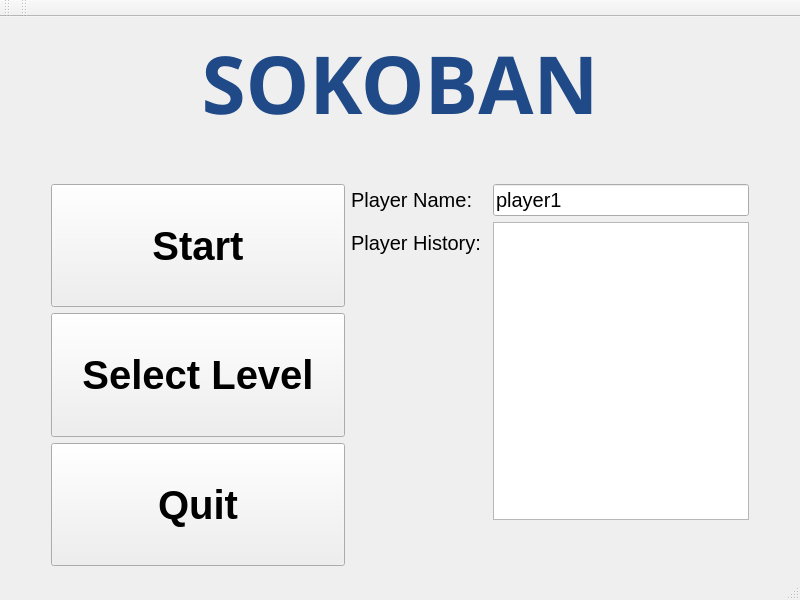
<?xml version="1.0" encoding="UTF-8"?>
<ui version="4.0">
 <class>MainWindow</class>
 <widget class="QMainWindow" name="MainWindow">
  <property name="geometry">
   <rect>
    <x>0</x>
    <y>0</y>
    <width>800</width>
    <height>600</height>
   </rect>
  </property>
  <property name="minimumSize">
   <size>
    <width>800</width>
    <height>600</height>
   </size>
  </property>
  <property name="maximumSize">
   <size>
    <width>800</width>
    <height>600</height>
   </size>
  </property>
  <property name="font">
   <font>
    <pointsize>11</pointsize>
   </font>
  </property>
  <property name="windowTitle">
   <string>MainWindow</string>
  </property>
  <widget class="QWidget" name="centralWidget">
   <layout class="QVBoxLayout" name="verticalLayout_2">
    <item>
     <widget class="QLabel" name="label_2">
      <property name="font">
       <font>
        <family>Dyuthi</family>
        <pointsize>60</pointsize>
       </font>
      </property>
      <property name="text">
       <string>&lt;html&gt;&lt;head/&gt;&lt;body&gt;&lt;p align=&quot;center&quot;&gt;&lt;span style=&quot; font-weight:600; color:#204a87;&quot;&gt;SOKOBAN&lt;/span&gt;&lt;/p&gt;&lt;/body&gt;&lt;/html&gt;</string>
      </property>
      <property name="alignment">
       <set>Qt::AlignCenter</set>
      </property>
     </widget>
    </item>
    <item>
     <spacer name="verticalSpacer_2">
      <property name="orientation">
       <enum>Qt::Vertical</enum>
      </property>
      <property name="sizeType">
       <enum>QSizePolicy::Minimum</enum>
      </property>
      <property name="sizeHint" stdset="0">
       <size>
        <width>20</width>
        <height>40</height>
       </size>
      </property>
     </spacer>
    </item>
    <item>
     <layout class="QHBoxLayout" name="horizontalLayout">
      <item>
       <spacer name="horizontalSpacer">
        <property name="orientation">
         <enum>Qt::Horizontal</enum>
        </property>
        <property name="sizeType">
         <enum>QSizePolicy::Minimum</enum>
        </property>
        <property name="sizeHint" stdset="0">
         <size>
          <width>40</width>
          <height>20</height>
         </size>
        </property>
       </spacer>
      </item>
      <item>
       <layout class="QVBoxLayout" name="verticalLayout">
        <item>
         <widget class="QPushButton" name="Start_Btn">
          <property name="sizePolicy">
           <sizepolicy hsizetype="Preferred" vsizetype="Preferred">
            <horstretch>0</horstretch>
            <verstretch>0</verstretch>
           </sizepolicy>
          </property>
          <property name="font">
           <font>
            <pointsize>30</pointsize>
            <weight>75</weight>
            <bold>true</bold>
           </font>
          </property>
          <property name="text">
           <string>Start</string>
          </property>
          <property name="checkable">
           <bool>false</bool>
          </property>
          <property name="checked">
           <bool>false</bool>
          </property>
         </widget>
        </item>
        <item>
         <widget class="QPushButton" name="Chlv_Btn">
          <property name="sizePolicy">
           <sizepolicy hsizetype="Expanding" vsizetype="Preferred">
            <horstretch>0</horstretch>
            <verstretch>0</verstretch>
           </sizepolicy>
          </property>
          <property name="font">
           <font>
            <pointsize>30</pointsize>
            <weight>75</weight>
            <bold>true</bold>
           </font>
          </property>
          <property name="text">
           <string>Select Level</string>
          </property>
         </widget>
        </item>
        <item>
         <widget class="QPushButton" name="Quit_Btn">
          <property name="sizePolicy">
           <sizepolicy hsizetype="Preferred" vsizetype="Preferred">
            <horstretch>0</horstretch>
            <verstretch>0</verstretch>
           </sizepolicy>
          </property>
          <property name="font">
           <font>
            <pointsize>30</pointsize>
            <weight>75</weight>
            <bold>true</bold>
           </font>
          </property>
          <property name="text">
           <string>Quit</string>
          </property>
         </widget>
        </item>
       </layout>
      </item>
      <item>
       <layout class="QFormLayout" name="formLayout">
        <item row="0" column="0">
         <widget class="QLabel" name="label">
          <property name="sizePolicy">
           <sizepolicy hsizetype="Preferred" vsizetype="Minimum">
            <horstretch>0</horstretch>
            <verstretch>0</verstretch>
           </sizepolicy>
          </property>
          <property name="font">
           <font>
            <pointsize>15</pointsize>
           </font>
          </property>
          <property name="text">
           <string>Player Name:</string>
          </property>
         </widget>
        </item>
        <item row="0" column="1">
         <widget class="QLineEdit" name="playerName_lineEdit">
          <property name="sizePolicy">
           <sizepolicy hsizetype="Minimum" vsizetype="Minimum">
            <horstretch>0</horstretch>
            <verstretch>0</verstretch>
           </sizepolicy>
          </property>
          <property name="font">
           <font>
            <pointsize>15</pointsize>
           </font>
          </property>
          <property name="text">
           <string>player1</string>
          </property>
         </widget>
        </item>
        <item row="1" column="1">
         <widget class="QListWidget" name="listWidget"/>
        </item>
        <item row="2" column="1">
         <spacer name="verticalSpacer">
          <property name="orientation">
           <enum>Qt::Vertical</enum>
          </property>
          <property name="sizeType">
           <enum>QSizePolicy::Ignored</enum>
          </property>
          <property name="sizeHint" stdset="0">
           <size>
            <width>20</width>
            <height>40</height>
           </size>
          </property>
         </spacer>
        </item>
        <item row="1" column="0">
         <widget class="QLabel" name="label_3">
          <property name="font">
           <font>
            <pointsize>15</pointsize>
           </font>
          </property>
          <property name="text">
           <string>Player History: </string>
          </property>
         </widget>
        </item>
       </layout>
      </item>
      <item>
       <spacer name="horizontalSpacer_2">
        <property name="orientation">
         <enum>Qt::Horizontal</enum>
        </property>
        <property name="sizeType">
         <enum>QSizePolicy::Minimum</enum>
        </property>
        <property name="sizeHint" stdset="0">
         <size>
          <width>40</width>
          <height>20</height>
         </size>
        </property>
       </spacer>
      </item>
     </layout>
    </item>
   </layout>
  </widget>
  <widget class="QMenuBar" name="menuBar">
   <property name="geometry">
    <rect>
     <x>0</x>
     <y>0</y>
     <width>800</width>
     <height>22</height>
    </rect>
   </property>
  </widget>
  <widget class="QToolBar" name="mainToolBar">
   <attribute name="toolBarArea">
    <enum>TopToolBarArea</enum>
   </attribute>
   <attribute name="toolBarBreak">
    <bool>false</bool>
   </attribute>
  </widget>
  <widget class="QStatusBar" name="statusBar"/>
  <widget class="QToolBar" name="toolBar">
   <property name="windowTitle">
    <string>toolBar</string>
   </property>
   <attribute name="toolBarArea">
    <enum>TopToolBarArea</enum>
   </attribute>
   <attribute name="toolBarBreak">
    <bool>false</bool>
   </attribute>
  </widget>
 </widget>
 <layoutdefault spacing="6" margin="11"/>
 <tabstops>
  <tabstop>Start_Btn</tabstop>
  <tabstop>Chlv_Btn</tabstop>
  <tabstop>Quit_Btn</tabstop>
  <tabstop>playerName_lineEdit</tabstop>
 </tabstops>
 <resources/>
 <connections/>
</ui>
